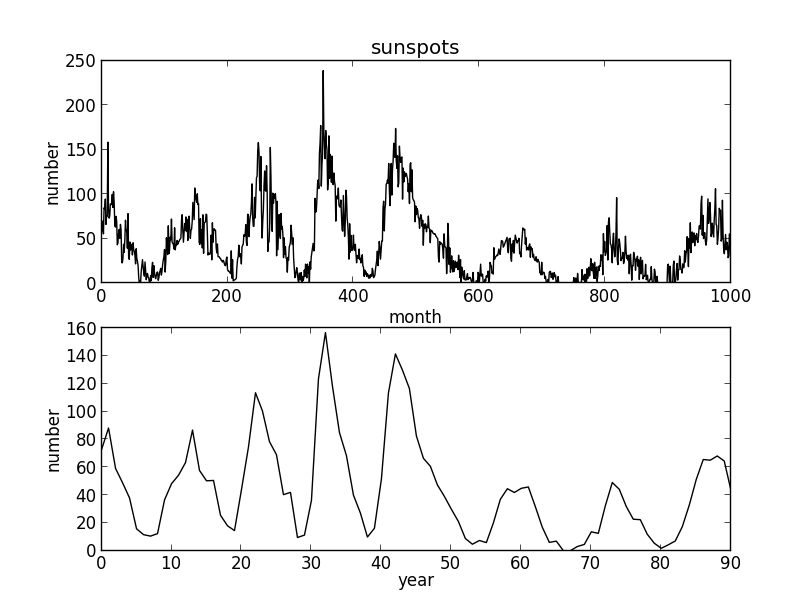

Reproduce this figure in Python.
# -*- coding: utf-8 -*-
"""
Created on Mon Jan 11 14:15:34 2016
从1749年1月开始每月的太阳黑子数（取前1000组数据）
@author: nightwing
"""

from numpy import loadtxt
import matplotlib.pyplot as plt

def average_sunspots(spots):
    r = 5.0
    return sum(spots)/(2*r)

data = loadtxt("sunspots.txt",float)
month = data[:,0]
number = data[:,1]
ave_sunspots = []

for i in range(1000):
    if (i-5) % 11 == 0:
        ave_sunspots.append(average_sunspots(number[i-5:i+5]))

plt.subplot(211)
plt.title("sunspots")
plt.xlabel("month")  
plt.ylabel("number")
plt.plot(month[:1000],number[:1000],"k-") 
plt.subplot(212)   
plt.plot(range(len(ave_sunspots)),ave_sunspots,"k-")  
plt.xlabel("year")
plt.ylabel("number")
plt.show()
